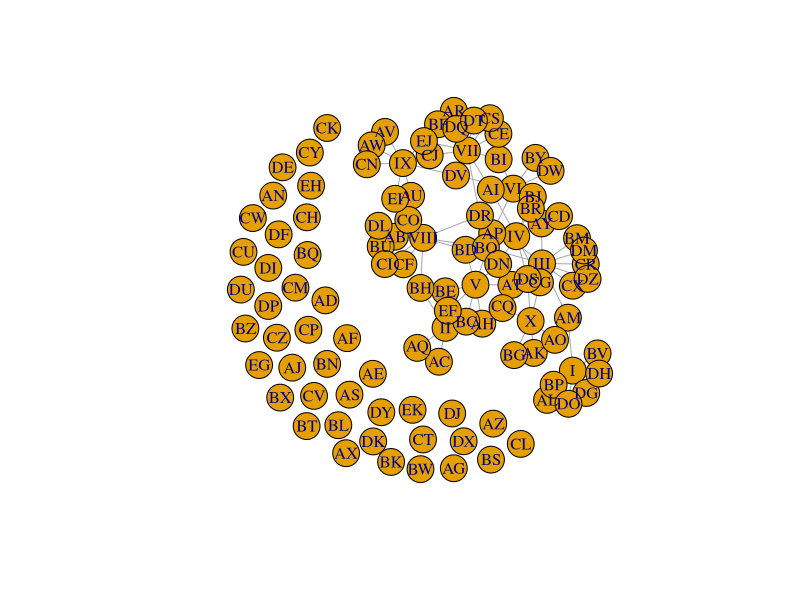

Reproduce this figure in R.
#bipartite graph functions
#based on Latapy 2008
library(igraph)

#model graphs
bg = bipartite.random.game(n1 = 10, n2 = 100, type = "gnp", p = 0.1)
V(bg)[type == FALSE]$name <- as.character(as.roman(1:10))

a = combn(LETTERS[1:26], m = 2, simplify = TRUE)
c= character()
for(i in 1:325){b = paste0(a[1,i], a[2,i])
  c = c(c,b)
  rm(i)
}
V(bg)[type == TRUE]$name = c[1:100]

plot(bg)

#Neighbors of distance 2
NeighborsDistance2 = function(g, v){
  a = neighbors(graph = g, v = v)
  b = adjacent_vertices(graph = g, v = a)
  c = unique(unlist(b))
  #return(c)
  if(!is.null(c)){
    c = c[order(c)]  
  }
   d2 = V(g)[c]
   return(d2)
}


